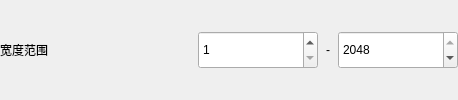
                     <widget class="QFrame" name="widthRangeRowFrame">
                      <property name="frameShape">
                       <enum>QFrame::NoFrame</enum>
                      </property>
                      <layout class="QHBoxLayout" name="horizontalLayout_widthRange">
                       <property name="spacing">
                        <number>8</number>
                       </property>
                       <property name="leftMargin">
                        <number>0</number>
                       </property>
                       <property name="topMargin">
                        <number>0</number>
                       </property>
                       <property name="rightMargin">
                        <number>0</number>
                       </property>
                       <property name="bottomMargin">
                        <number>0</number>
                       </property>
                       <item>
                        <widget class="QLabel" name="widthRangeLabel">
                         <property name="minimumSize">
                          <size>
                           <width>150</width>
                           <height>0</height>
                          </size>
                         </property>
                         <property name="text">
                          <string>宽度范围</string>
                         </property>
                         <property name="role" stdset="0">
                          <string>rowField</string>
                         </property>
                        </widget>
                       </item>
                       <item>
                        <spacer name="horizontalSpacer_horizontalLayout_widthRange">
                         <property name="orientation">
                          <enum>Qt::Horizontal</enum>
                         </property>
                         <property name="sizeHint" stdset="0">
                          <size>
                           <width>40</width>
                           <height>20</height>
                          </size>
                         </property>
                        </spacer>
                       </item>
                       <item>
                        <widget class="QSpinBox" name="minWidthSpinBox">
                         <property name="minimumSize">
                          <size>
                           <width>120</width>
                           <height>38</height>
                          </size>
                         </property>
                         <property name="minimum">
                          <number>1</number>
                         </property>
                         <property name="maximum">
                          <number>2048</number>
                         </property>
                         <property name="value">
                          <number>1</number>
                         </property>
                        </widget>
                       </item>
                       <item>
                        <widget class="QLabel" name="horizontalLayout_widthRangeDashLabel">
                         <property name="text">
                          <string>-</string>
                         </property>
                         <property name="alignment">
                          <set>Qt::AlignCenter</set>
                         </property>
                        </widget>
                       </item>
                       <item>
                        <widget class="QSpinBox" name="maxWidthSpinBox">
                         <property name="minimumSize">
                          <size>
                           <width>120</width>
                           <height>38</height>
                          </size>
                         </property>
                         <property name="minimum">
                          <number>1</number>
                         </property>
                         <property name="maximum">
                          <number>2048</number>
                         </property>
                         <property name="value">
                          <number>2048</number>
                         </property>
                        </widget>
                       </item>
                      </layout>
                     </widget>
